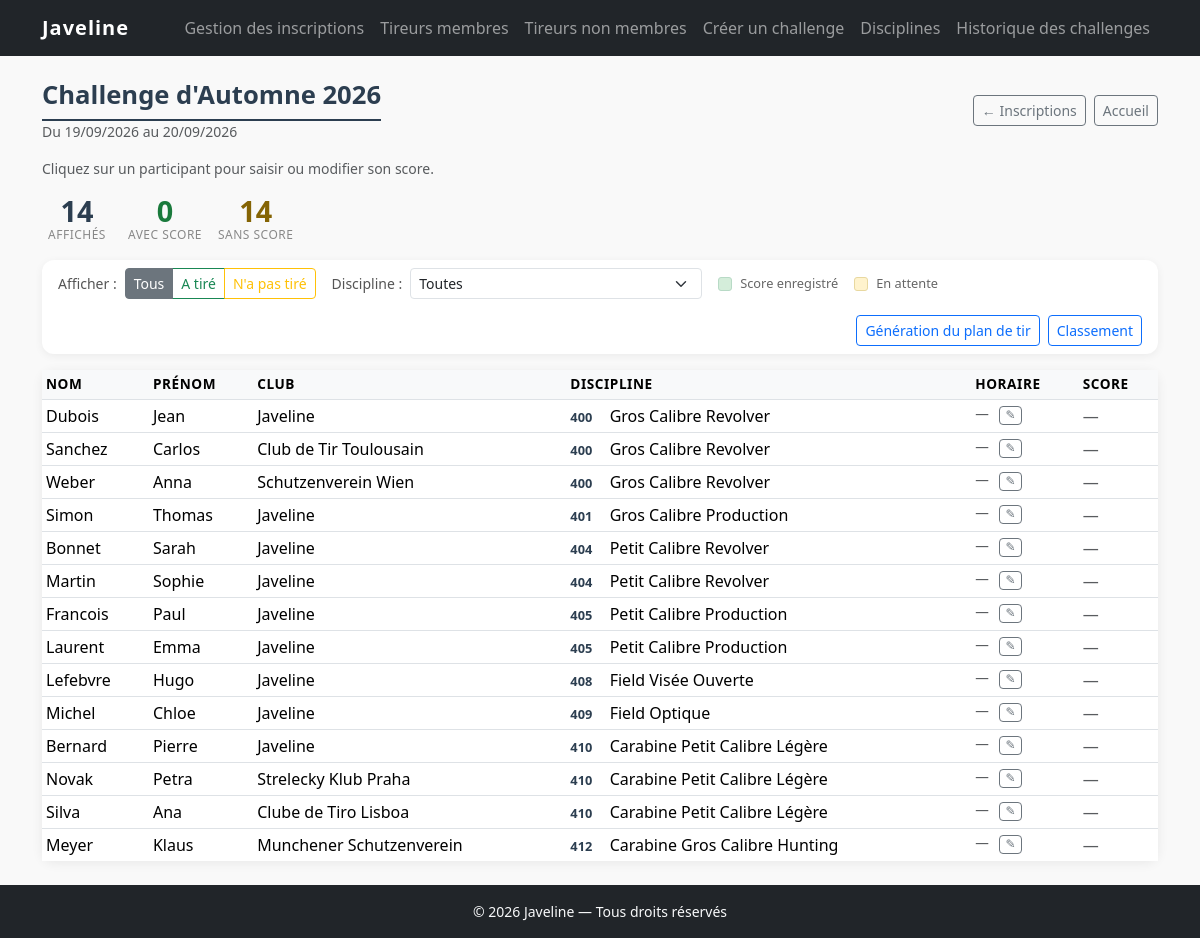
/challenges/3/resume, run on the app's committed database.
### tables this page shows
CREATE TABLE challenges (
    id          INT UNSIGNED                    NOT NULL AUTO_INCREMENT,
    libelle     VARCHAR(200)                    NOT NULL,
    date_debut  DATE                            NOT NULL,
    date_fin    DATE                            NOT NULL,
    statut      ENUM('ouvert', 'archive')       NOT NULL DEFAULT 'ouvert',
    created_at  DATETIME                        NOT NULL DEFAULT CURRENT_TIMESTAMP,
    PRIMARY KEY (id),
    CONSTRAINT chk_dates CHECK (date_fin >= date_debut)
);

CREATE TABLE inscriptions (
    id              INT UNSIGNED                    NOT NULL AUTO_INCREMENT,
    challenge_id    INT UNSIGNED                    NOT NULL,
    tireur_type     ENUM('membre', 'externe')       NOT NULL,
    tireur_id       INT UNSIGNED                    NOT NULL,
    discipline_id   INT UNSIGNED                    NOT NULL,
    created_at      DATETIME                        NOT NULL DEFAULT CURRENT_TIMESTAMP,
    PRIMARY KEY (id),
    UNIQUE KEY uk_inscription (challenge_id, tireur_type, tireur_id, discipline_id),
    CONSTRAINT fk_inscription_challenge  FOREIGN KEY (challenge_id)  REFERENCES challenges  (id) ON DELETE CASCADE,
    CONSTRAINT fk_inscription_discipline FOREIGN KEY (discipline_id) REFERENCES disciplines (id)
);

CREATE TABLE disciplines (
    id          INT UNSIGNED    NOT NULL AUTO_INCREMENT,
    code        SMALLINT        NOT NULL UNIQUE,
    libelle_fr  VARCHAR(100)    NOT NULL,
    libelle_en  VARCHAR(100)    NOT NULL,
    qualif_f1   SMALLINT        NOT NULL DEFAULT 0,
    qualif_f2   SMALLINT        NOT NULL DEFAULT 0,
    PRIMARY KEY (id)
);

### app/views/challenges/resume.php (the view, shortened to what the rows shown need)
<?php
    $debut   = date('d/m/Y', strtotime($challenge['date_debut']));
    $fin     = date('d/m/Y', strtotime($challenge['date_fin']));
    $archive = ($challenge['statut'] === 'archive');
    $nbTotal  = count($participants);
    $nbScores = count(array_filter($participants, fn($p) => $p['score_id'] !== null));
?>
<div class="membres-row">
<div class="page-header mb-3 d-flex align-items-center justify-content-between flex-wrap gap-2">
    <div>
        <h1 class="mb-0"><?= htmlspecialchars($challenge['libelle']) ?></h1>
        <p class="text-muted mb-0 small">
            <?= $debut === $fin ? $debut : 'Du ' . $debut . ' au ' . $fin ?>
        </p>
    </div>
    <div class="d-flex gap-2 flex-wrap">
        <a href="<?= APP_URL ?>/challenges/<?= (int)$challenge['id'] ?>"
           class="btn btn-outline-secondary btn-sm"
           aria-label="Aller à la gestion des inscriptions">
            ← Inscriptions
        </a>
        <a href="<?= APP_URL ?>/"
           class="btn btn-outline-secondary btn-sm"
           aria-label="Retour à l'accueil">
            Accueil
        </a>
    </div>
</div>
<?php if (!$archive): ?>
<p class="text-muted small mb-3">Cliquez sur un participant pour saisir ou modifier son score.</p>
<?php endif; ?>
<div class="resume-compteurs mb-3 d-flex gap-3 flex-wrap">
    <div class="resume-compteur-bloc">
        <span class="resume-compteur-valeur" id="cpt-affiches"><?= $nbTotal ?></span>
        <span class="resume-compteur-label">affichés</span>
    </div>
    <div class="resume-compteur-bloc resume-compteur-score">
        <span class="resume-compteur-valeur" id="cpt-scores"><?= $nbScores ?></span>
        <span class="resume-compteur-label">avec score</span>
    </div>
    <div class="resume-compteur-bloc resume-compteur-attente">
        <span class="resume-compteur-valeur" id="cpt-attente"><?= $nbTotal - $nbScores ?></span>
        <span class="resume-compteur-label">sans score</span>
    </div>
</div>
<div class="card resume-filtres-card mb-3">
    <div class="card-body py-2 d-flex flex-wrap align-items-center gap-3">
        <div class="d-flex align-items-center gap-2">
            <span class="resume-filtre-label">Afficher :</span>
            <div class="btn-group btn-group-sm" role="group" aria-label="Filtrer par statut de tir">
                <label class="btn btn-outline-secondary" for="filtre-tous">Tous</label>
                <label class="btn btn-outline-success"   for="filtre-tires">A tiré</label>
                <label class="btn btn-outline-warning"  for="filtre-attente">N'a pas tiré</label>
            </div>
        </div>
        <div class="d-flex align-items-center gap-2">
            <label for="filtre-discipline" class="resume-filtre-label">Discipline :</label>
            <select class="form-select form-select-sm resume-select-discipline"
                    id="filtre-discipline"
                    aria-label="Filtrer par discipline">
                <option value="">Toutes</option>
            </select>
        </div>
        <div class="d-flex align-items-center gap-2">
            <span class="resume-legende-puce resume-puce-score"></span>
            <span class="resume-legende-texte">Score enregistré</span>
            <span class="resume-legende-puce resume-puce-attente ms-2"></span>
            <span class="resume-legende-texte">En attente</span>
        </div>
        <div class="d-flex align-items-center gap-2 ms-auto">
            <a href="<?= APP_URL ?>/challenges/<?= (int)$challenge['id'] ?>/planning"
               target="_blank"
               class="btn btn-sm btn-outline-primary"
               aria-label="Imprimer le planning des matchs prévus">
                Génération du plan de tir
            </a>
            <a href="<?= APP_URL ?>/challenges/<?= (int)$challenge['id'] ?>/classements"
               target="_blank"
               class="btn btn-sm btn-outline-primary"
               aria-label="Générer le PDF de tous les classements">
                Classement
            </a>
        </div>
    </div>
</div>
<div class="card liste-card membres-liste-card">
    <div class="card-body p-0">
        <?php if (empty($participants)): ?>
            <p class="liste-vide-sm">Aucun participant inscrit.</p>
        <?php else: ?>
        <div class="table-responsive">
            <table class="table table-sm table-hover membres-table resume-table mb-0"
                   id="table-resume"
                   aria-label="Participants au challenge">
                <thead>
                    <tr>
                        <th scope="col" class="col-sortable" data-col="0" aria-sort="none">
                            Nom <span class="sort-icone" aria-hidden="true"></span>
                        </th>
                        <th scope="col" class="col-sortable" data-col="1" aria-sort="none">
                            Prénom <span class="sort-icone" aria-hidden="true"></span>
                        </th>
                        <th scope="col" class="col-sortable" data-col="2" aria-sort="none">
                            Club <span class="sort-icone" aria-hidden="true"></span>
                        </th>
                        <th scope="col" class="col-sortable" data-col="3" aria-sort="none">
                            Discipline <span class="sort-icone" aria-hidden="true"></span>
                        </th>
                        <th scope="col" class="col-sortable" data-col="4" aria-sort="none">
                            Horaire <span class="sort-icone" aria-hidden="true"></span>
                        </th>
                        <th scope="col" class="col-sortable" data-col="5" aria-sort="none">
                            Score <span class="sort-icone" aria-hidden="true"></span>
                        </th>
                    </tr>
                </thead>
                <tbody>
                    <?php foreach ($participants as $p):
                        $aScore  = $p['score_id'] !== null;
                        $horaire = '';
                        $total   = $aScore ? (int)$p['total'] : '';
                        $detScore = $aScore
                            ? $p['poulets'] . '/' . $p['cochons'] . '/' . $p['dindons'] . '/' . $p['mouflons']
                            : '';
                    ?>
                    <tr class="ligne-participant <?= $aScore ? 'ligne-score' : 'ligne-attente' ?> <?= $archive ? '' : 'ligne-cliquable' ?>"
                        data-inscription-id="<?= (int)$p['inscription_id'] ?>"
                        data-match-id="<?= $p['date_match'] ? (int)($p['score_id'] ?? 0) : '' ?>"
                        data-score="<?= $aScore ? '1' : '0' ?>"
                        data-discipline-code="<?= (int)$p['discipline_code'] ?>"
                        data-discipline-fr="<?= htmlspecialchars($p['discipline_fr']) ?>"
                        data-nom="<?= htmlspecialchars($p['nom']) ?>"
                        data-prenom="<?= htmlspecialchars($p['prenom']) ?>"
                        data-club="<?= htmlspecialchars($p['club'] ?? '') ?>"
                        data-tireur-type="<?= htmlspecialchars($p['tireur_type']) ?>"
                        data-tireur-id="<?= (int)$p['tireur_id'] ?>"
                        data-date-match="<?= htmlspecialchars($p['date_match'] ?? '') ?>"
                        data-heure-debut="<?= htmlspecialchars($p['heure_debut'] ? substr($p['heure_debut'], 0, 5) : '') ?>"
                        data-heure-fin="<?= htmlspecialchars($p['heure_fin'] ? substr($p['heure_fin'], 0, 5) : '') ?>"
                        data-poulets="<?= $aScore ? (int)$p['poulets'] : '' ?>"
                        data-cochons="<?= $aScore ? (int)$p['cochons'] : '' ?>"
                        data-dindons="<?= $aScore ? (int)$p['dindons'] : '' ?>"
                        data-mouflons="<?= $aScore ? (int)$p['mouflons'] : '' ?>"
                        <?= $archive ? '' : 'role="button" tabindex="0"' ?>
                        aria-label="<?= htmlspecialchars($p['nom'] . ' ' . $p['prenom']) ?> — <?= htmlspecialchars($p['discipline_fr']) ?>">
                        <td><?= htmlspecialchars($p['nom']) ?></td>
                        <td><?= htmlspecialchars($p['prenom']) ?></td>
                        <td><?= $p['tireur_type'] === 'membre' ? 'Javeline' : ($p['club'] ? htmlspecialchars($p['club']) : '<span class="text-muted">—</span>') ?></td>
                        <td>
                            <span class="discipline-code"><?= (int)$p['discipline_code'] ?></span>
                            <?= htmlspecialchars($p['discipline_fr']) ?>
                        </td>
                        <td class="resume-col-horaire">
                            <span class="resume-horaire-texte"><?= htmlspecialchars($horaire) ?: '<span class="text-muted">—</span>' ?></span>
                            <?php if (!$archive): ?>
                            <button type="button"
                                    class="btn btn-sm btn-outline-secondary btn-modifier-horaire"
                                    aria-label="Modifier l'horaire de <?= htmlspecialchars($p['nom'] . ' ' . $p['prenom']) ?>">
                                ✎
                            </button>
                            <?php endif; ?>
                        </td>
                        <td class="resume-col-score">
                            <?php if ($aScore): ?>
                                <span class="resume-total fw-bold"><?= $total ?></span>
                                <span class="resume-detail text-muted">(<?= $detScore ?>)</span>
                            <?php else: ?>
                                <span class="text-muted">—</span>
                            <?php endif; ?>
                        </td>
                    </tr>
                    <?php endforeach; ?>
                </tbody>
            </table>
        </div>
        <?php endif; ?>
    </div>
</div>
</div>

### core/Router.php (shortened to what the rows shown need)
<?php
class Router
{
    private array $routes = [];
    public function get(string $chemin, string $controleur, string $methode): void
    {
        $this->routes['GET'][$chemin] = [$controleur, $methode];
    }
    public function post(string $chemin, string $controleur, string $methode): void
    {
        $this->routes['POST'][$chemin] = [$controleur, $methode];
    }
    public function dispatch(): void
    {
        $methodeHttp = $_SERVER['REQUEST_METHOD'] ?? 'GET';
        $uri         = parse_url($_SERVER['REQUEST_URI'], PHP_URL_PATH);
        $base = parse_url(APP_URL, PHP_URL_PATH);
        if ($base && str_starts_with($uri, $base)) {
            $uri = substr($uri, strlen($base));
        }
        $uri = '/' . ltrim($uri, '/');
        foreach ($this->routes[$methodeHttp] ?? [] as $patron => $cible) {
            $regex = preg_replace('/:([a-z_]+)/', '([^/]+)', $patron);
            if (preg_match('#^' . $regex . '$#', $uri, $matches)) {
                array_shift($matches);
                [$controleur, $action] = $cible;
                $this->appeler($controleur, $action, $matches);
                return;
            }
        }
        require APP_ROOT . '/app/views/layouts/main.php';
    }
    private function appeler(string $controleur, string $action, array $params = []): void
    {
        $instance = new $controleur();
        call_user_func_array([$instance, $action], $params);
    }
}

### data on the page
challenges: libelle "Challenge d'Automne 2026", date_debut "19/09/2026", date_fin "20/09/2026"
inscriptions: nom "Dubois", prenom "Jean", tireur_type "Javeline", discipline.code "400", discipline.libelle_fr "Gros Calibre Revolver", horaire "—"
inscriptions: nom "Sanchez", prenom "Carlos", club "Club de Tir Toulousain", discipline.code "400", discipline.libelle_fr "Gros Calibre Revolver", horaire "—"
inscriptions: nom "Weber", prenom "Anna", club "Schutzenverein Wien", discipline.code "400", discipline.libelle_fr "Gros Calibre Revolver", horaire "—"
inscriptions: nom "Simon", prenom "Thomas", tireur_type "Javeline", discipline.code "401", discipline.libelle_fr "Gros Calibre Production", horaire "—"
inscriptions: nom "Bonnet", prenom "Sarah", tireur_type "Javeline", discipline.code "404", discipline.libelle_fr "Petit Calibre Revolver", horaire "—"
inscriptions: nom "Martin", prenom "Sophie", tireur_type "Javeline", discipline.code "404", discipline.libelle_fr "Petit Calibre Revolver", horaire "—"
inscriptions: nom "Francois", prenom "Paul", tireur_type "Javeline", discipline.code "405", discipline.libelle_fr "Petit Calibre Production", horaire "—"
inscriptions: nom "Laurent", prenom "Emma", tireur_type "Javeline", discipline.code "405", discipline.libelle_fr "Petit Calibre Production", horaire "—"
inscriptions: nom "Lefebvre", prenom "Hugo", tireur_type "Javeline", discipline.code "408", discipline.libelle_fr "Field Visée Ouverte", horaire "—"
inscriptions: nom "Michel", prenom "Chloe", tireur_type "Javeline", discipline.code "409", discipline.libelle_fr "Field Optique", horaire "—"
inscriptions: nom "Bernard", prenom "Pierre", tireur_type "Javeline", discipline.code "410", discipline.libelle_fr "Carabine Petit Calibre Légère", horaire "—"
inscriptions: nom "Novak", prenom "Petra", club "Strelecky Klub Praha", discipline.code "410", discipline.libelle_fr "Carabine Petit Calibre Légère", horaire "—"
inscriptions: nom "Silva", prenom "Ana", club "Clube de Tiro Lisboa", discipline.code "410", discipline.libelle_fr "Carabine Petit Calibre Légère", horaire "—"
inscriptions: nom "Meyer", prenom "Klaus", club "Munchener Schutzenverein", discipline.code "412", discipline.libelle_fr "Carabine Gros Calibre Hunting", horaire "—"

### other printed values
$nbTotal "14"
$nbScores "0"
$nbTotal - $nbScores "14"
